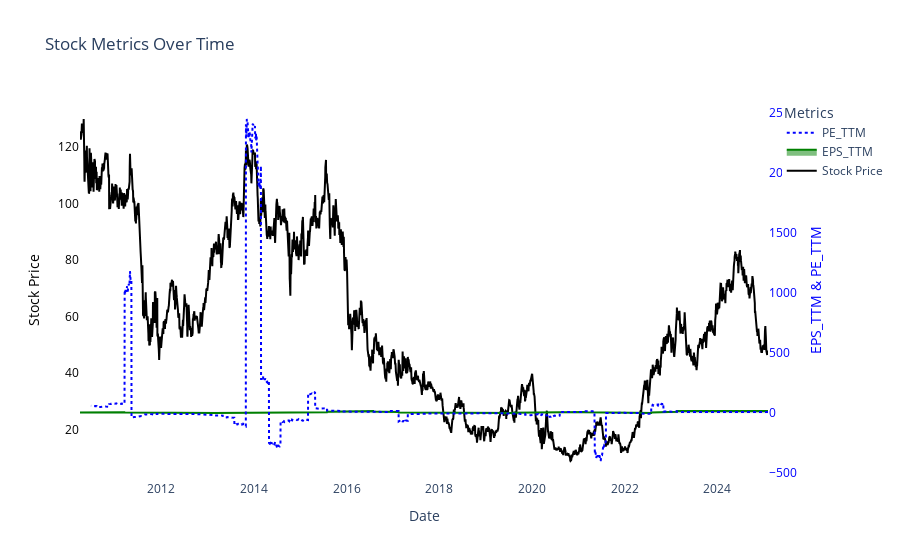

The notebook cell saved with this chart:
### Code cell
import plotly.graph_objects as go


# Create the figure
fig = go.Figure()

# Add stock_price on primary y-axis (left)
fig.add_trace(go.Scatter(
    x=stock_consolidate_df.index,
    y=stock_consolidate_df["stock_price"],
    mode='lines',
    line=dict(color='black'),
    name='Stock Price',
    yaxis="y1"
))

# Add EPS_TTM on secondary y-axis (right)
fig.add_trace(go.Scatter(
    x=stock_consolidate_df.index,
    y=stock_consolidate_df["EPS_TTM"],
    mode='lines',
    fill='tonexty',  # Shadow effect
    line=dict(color='green'),
    name='EPS_TTM',
    yaxis="y2"
))

# Add PE_TTM on secondary y-axis (right)
fig.add_trace(go.Scatter(
    x=stock_consolidate_df.index,
    y=stock_consolidate_df["PE_TTM"],
    mode='lines',
    line=dict(color='blue', dash='dot'),
    name='PE_TTM',
    yaxis="y2"
))

# Update layout to remove grid and configure dual y-axes
fig.update_layout(
    title="Stock Metrics Over Time",
    xaxis=dict(title="Date", showgrid=False),
    yaxis=dict(
        title="Stock Price",
        showgrid=False,
        titlefont=dict(color="black"),
        tickfont=dict(color="black")
    ),
    yaxis2=dict(
        title="EPS_TTM & PE_TTM",
        overlaying="y",  # Overlay with y1
        side="right",
        showgrid=False,
        titlefont=dict(color="blue"),
        tickfont=dict(color="blue")
    ),
    legend_title="Metrics",
    template="plotly_white",
    plot_bgcolor='white'  # Background color
)

# Show the plot
fig.show()

### Figure 1 — Plotly figure (JSON) as saved in the notebook; plotly's stock layout.template omitted (floating-point values rounded to 4 significant figures; data arrays with more than 128 entries replaced by an {"elided": "..."} marker saying what was removed)
{"data": [{"line": {"color": "black"}, "mode": "lines", "name": "Stock Price", "type": "scatter", "x": {"elided": "3735 str values"}, "y": {"elided": "3735 float values"}, "yaxis": "y"}, {"fill": "tonexty", "line": {"color": "green"}, "mode": "lines", "name": "EPS_TTM", "type": "scatter", "x": {"elided": "3735 str values"}, "y": {"elided": "3735 float values"}, "yaxis": "y2"}, {"line": {"color": "blue", "dash": "dot"}, "mode": "lines", "name": "PE_TTM", "type": "scatter", "x": {"elided": "3735 str values"}, "y": {"elided": "3735 float values"}, "yaxis": "y2"}], "layout": {"legend": {"title": {"text": "Metrics"}}, "plot_bgcolor": "white", "title": {"text": "Stock Metrics Over Time"}, "xaxis": {"showgrid": false, "title": {"text": "Date"}}, "yaxis": {"showgrid": false, "tickfont": {"color": "black"}, "title": {"font": {"color": "black"}, "text": "Stock Price"}}, "yaxis2": {"overlaying": "y", "showgrid": false, "side": "right", "tickfont": {"color": "blue"}, "title": {"font": {"color": "blue"}, "text": "EPS_TTM & PE_TTM"}}}}
